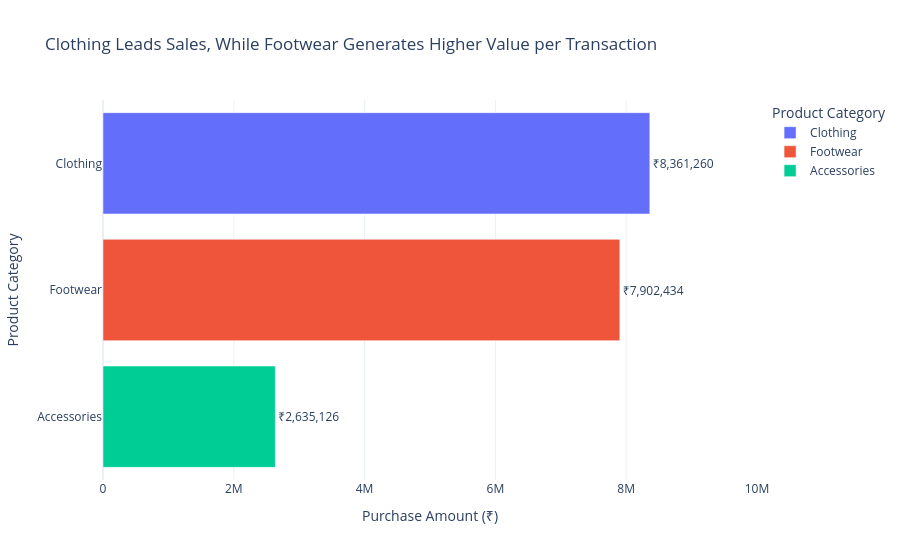

The cell this chart's notebook holds for it:
### Code cell
category_sales = customers_shopping.groupby(
    ["Category"],
    as_index=False,
).agg(
    sales=("Purchase Amount (₹)", "sum"),
    transactions=("Transaction ID", "nunique"),
)

category_sales = category_sales.sort_values(
    by="sales",
    ascending=False,
)

fig_category_sales = px.bar(
    category_sales,
    x="sales",
    y="Category",
    color="Category",
    text="sales",
    hover_name = "Category",
    range_x = [0,10000000],
    labels={
        "sales":"Purchase Amount (₹)",
        "Category":"Product Category",
    },
    title="Clothing Leads Sales, While Footwear Generates Higher Value per Transaction",
    template = "plotly_white",
)

fig_category_sales.update_traces(
    texttemplate="₹%{text:,.0f}",
    textposition="outside",
)

fig_category_sales.show()

### Figure 1 — Plotly figure (JSON) as saved in the notebook; plotly's stock layout.template omitted (floating-point values rounded to 4 significant figures)
{"data": [{"hovertemplate": "<b>%{hovertext}</b><br><br>Product Category=%{y}<br>Purchase Amount (₹)=%{text}<extra></extra>", "hovertext": ["Clothing"], "legendgroup": "Clothing", "marker": {"color": "#636efa", "pattern": {"shape": ""}}, "name": "Clothing", "orientation": "h", "showlegend": true, "text": [8361000.0], "textposition": "outside", "texttemplate": "₹%{text:,.0f}", "type": "bar", "x": [8361260], "xaxis": "x", "y": ["Clothing"], "yaxis": "y"}, {"hovertemplate": "<b>%{hovertext}</b><br><br>Product Category=%{y}<br>Purchase Amount (₹)=%{text}<extra></extra>", "hovertext": ["Footwear"], "legendgroup": "Footwear", "marker": {"color": "#EF553B", "pattern": {"shape": ""}}, "name": "Footwear", "orientation": "h", "showlegend": true, "text": [7902000.0], "textposition": "outside", "texttemplate": "₹%{text:,.0f}", "type": "bar", "x": [7902434], "xaxis": "x", "y": ["Footwear"], "yaxis": "y"}, {"hovertemplate": "<b>%{hovertext}</b><br><br>Product Category=%{y}<br>Purchase Amount (₹)=%{text}<extra></extra>", "hovertext": ["Accessories"], "legendgroup": "Accessories", "marker": {"color": "#00cc96", "pattern": {"shape": ""}}, "name": "Accessories", "orientation": "h", "showlegend": true, "text": [2635000.0], "textposition": "outside", "texttemplate": "₹%{text:,.0f}", "type": "bar", "x": [2635126], "xaxis": "x", "y": ["Accessories"], "yaxis": "y"}], "layout": {"barmode": "relative", "legend": {"title": {"text": "Product Category"}, "tracegroupgap": 0}, "title": {"text": "Clothing Leads Sales, While Footwear Generates Higher Value per Transaction"}, "xaxis": {"anchor": "y", "domain": [0, 1], "range": [0, 10000000], "title": {"text": "Purchase Amount (₹)"}}, "yaxis": {"anchor": "x", "categoryarray": ["Accessories", "Footwear", "Clothing"], "categoryorder": "array", "domain": [0, 1], "title": {"text": "Product Category"}}}}
